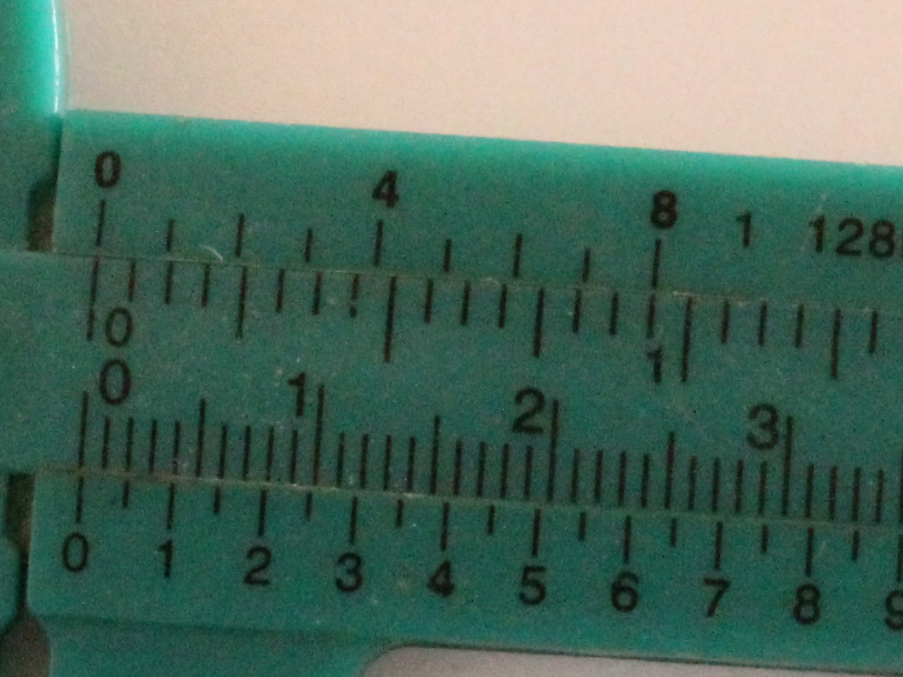
#> input picture Practica2/data/captura1.png, 903 x 677 px
$ python levanta_capturas.py
#> lines starting #> are read from the running program, lines starting #| are printed output that depends on the picture
#!/usr/bin/env python3
# -*- coding: utf-8 -*-
"""
Created on Tue Sep 15 18:21:00 2020

@author: nico
"""

import imageio
import matplotlib.pyplot as plt
#Tanto imageio como matplotlib tienen funciones imread. La de imageio carga enteros entre 0 y 255, mientras que matplotlib carga
#entre 0 y 1. Pueden usar cualquiera de las dos.

imagen = imageio.imread('data/captura1.png')
#> imagen is the input picture: shape (677, 903, 4); mean R, G, B, A 78.8, 108.9, 94.4, 255
imagen1 = imagen[:, :, 0]
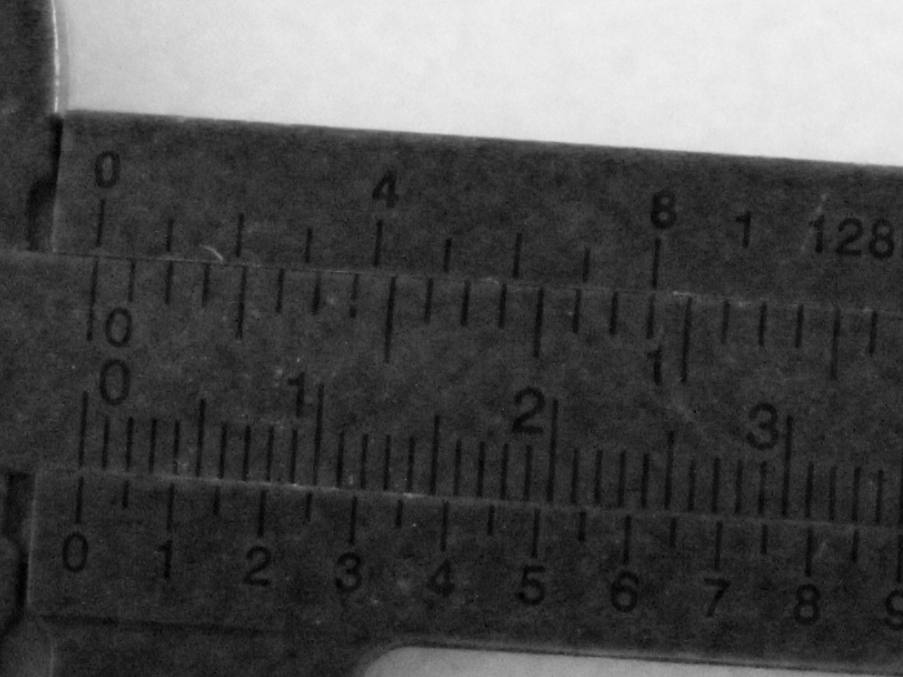
#> imagen1: shape (677, 903); min 0, max 242, mean 78.8

plt.figure()
plt.imshow(imagen1)
plt.colorbar()

plt.figure()
plt.plot(imagen1[480, :])
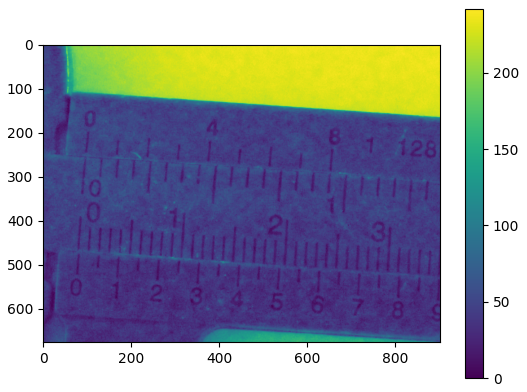
#> figure drawn by matplotlib, 2 panels
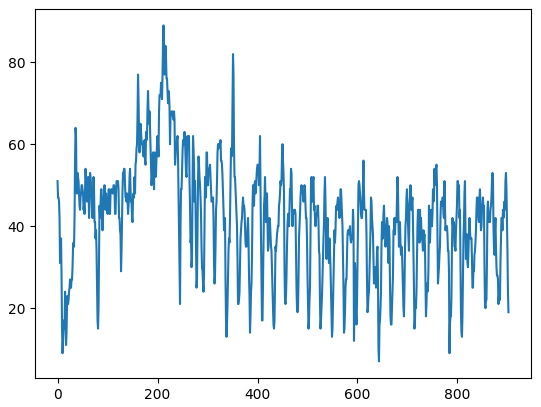
#> figure drawn by matplotlib, 1 panel; curve peaks at x = 212, y = 89

$ run again, with Practica2/data/captura2.png copied over Practica2/data/captura1.png
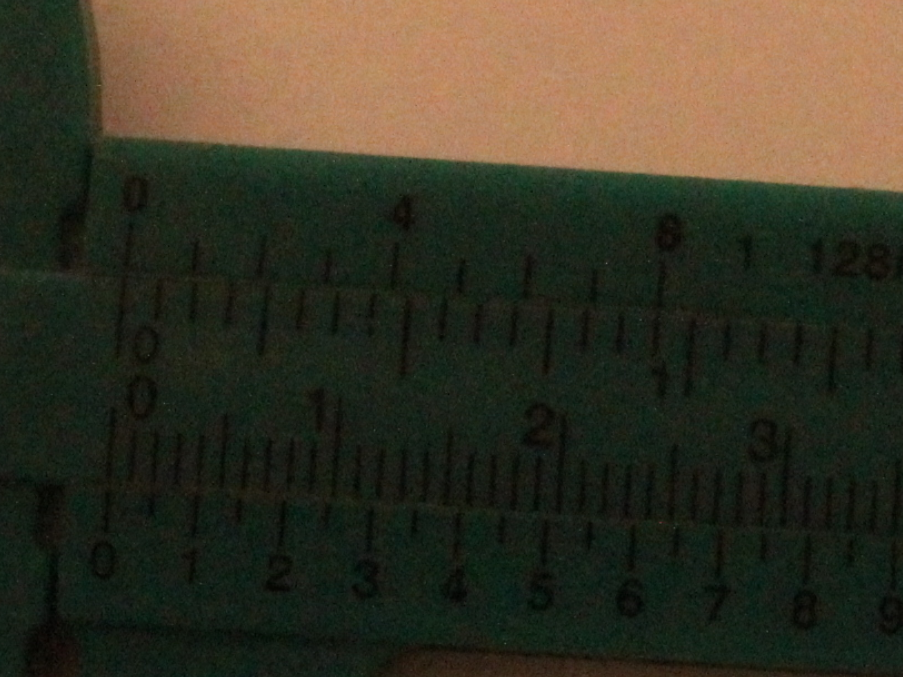
#> input picture Practica2/data/captura2.png, 903 x 677 px
#> imagen is the input picture: shape (677, 903, 4); mean R, G, B, A 57.5, 54, 38.2, 255
#> `plt.plot(imagen1[480, :])`:
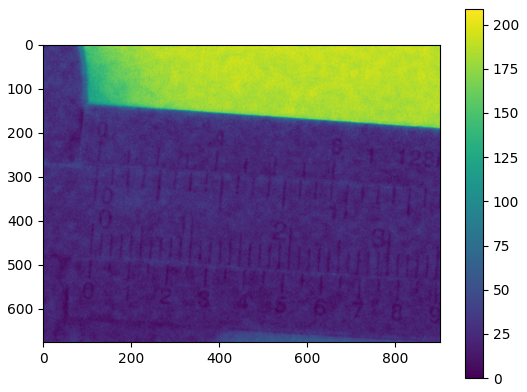
#> figure drawn by matplotlib, 2 panels
#> `plt.plot(imagen1[480, :])`:
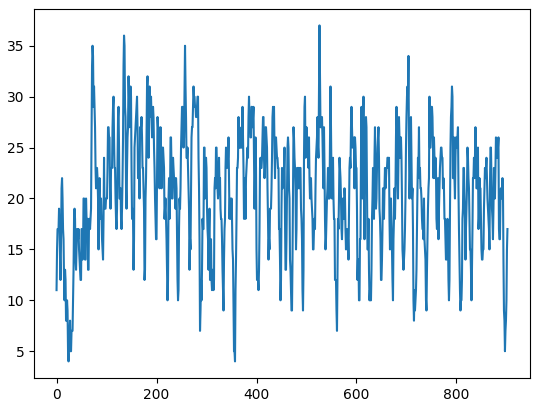
#> figure drawn by matplotlib, 1 panel; curve peaks at x = 526, y = 37

$ run again, with Practica2/data/captura4.png copied over Practica2/data/captura1.png
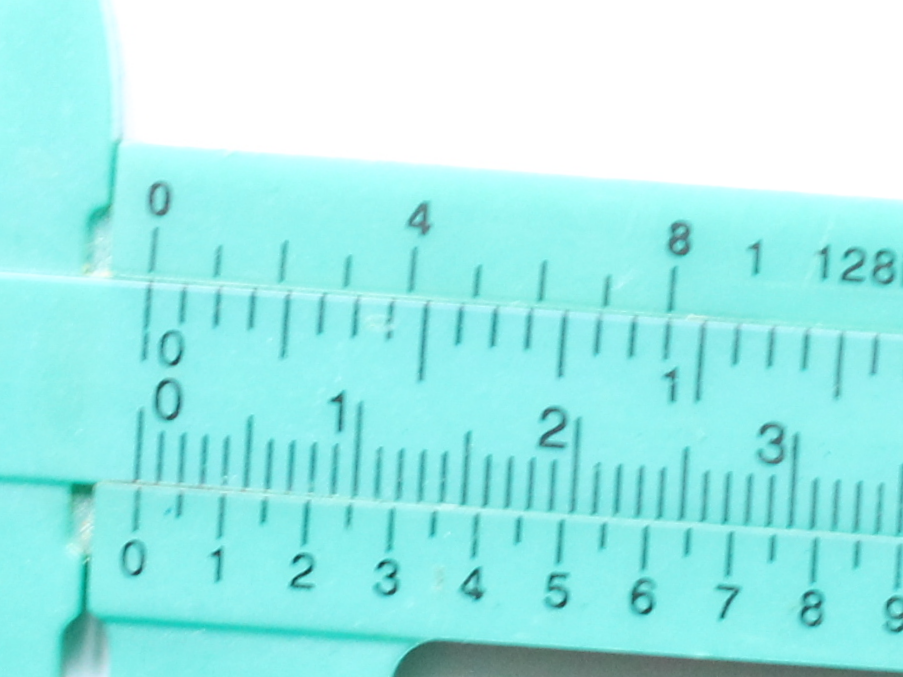
#> input picture Practica2/data/captura4.png, 903 x 677 px
#> imagen is the input picture: shape (677, 903, 4); mean R, G, B, A 165, 237.7, 235, 255
#> `imagen1 = imagen[:, :, 0]`:
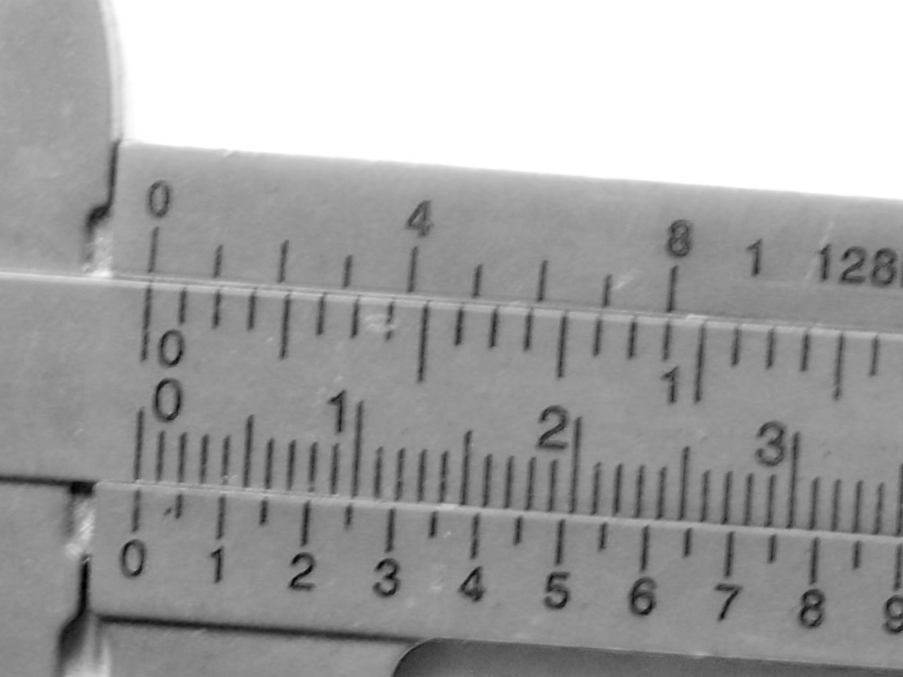
#> imagen1: shape (677, 903); min 0, max 255, mean 165
#> `plt.plot(imagen1[480, :])`:
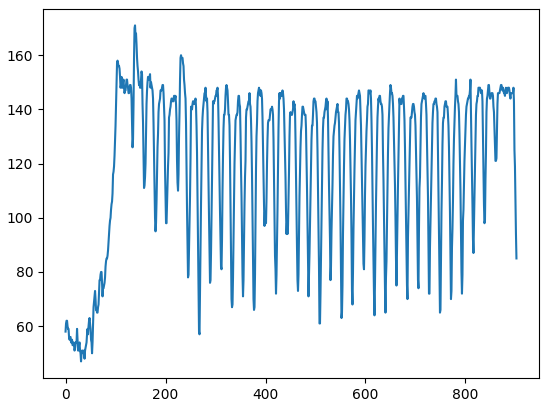
#> figure drawn by matplotlib, 1 panel; curve peaks at x = 139, y = 171
